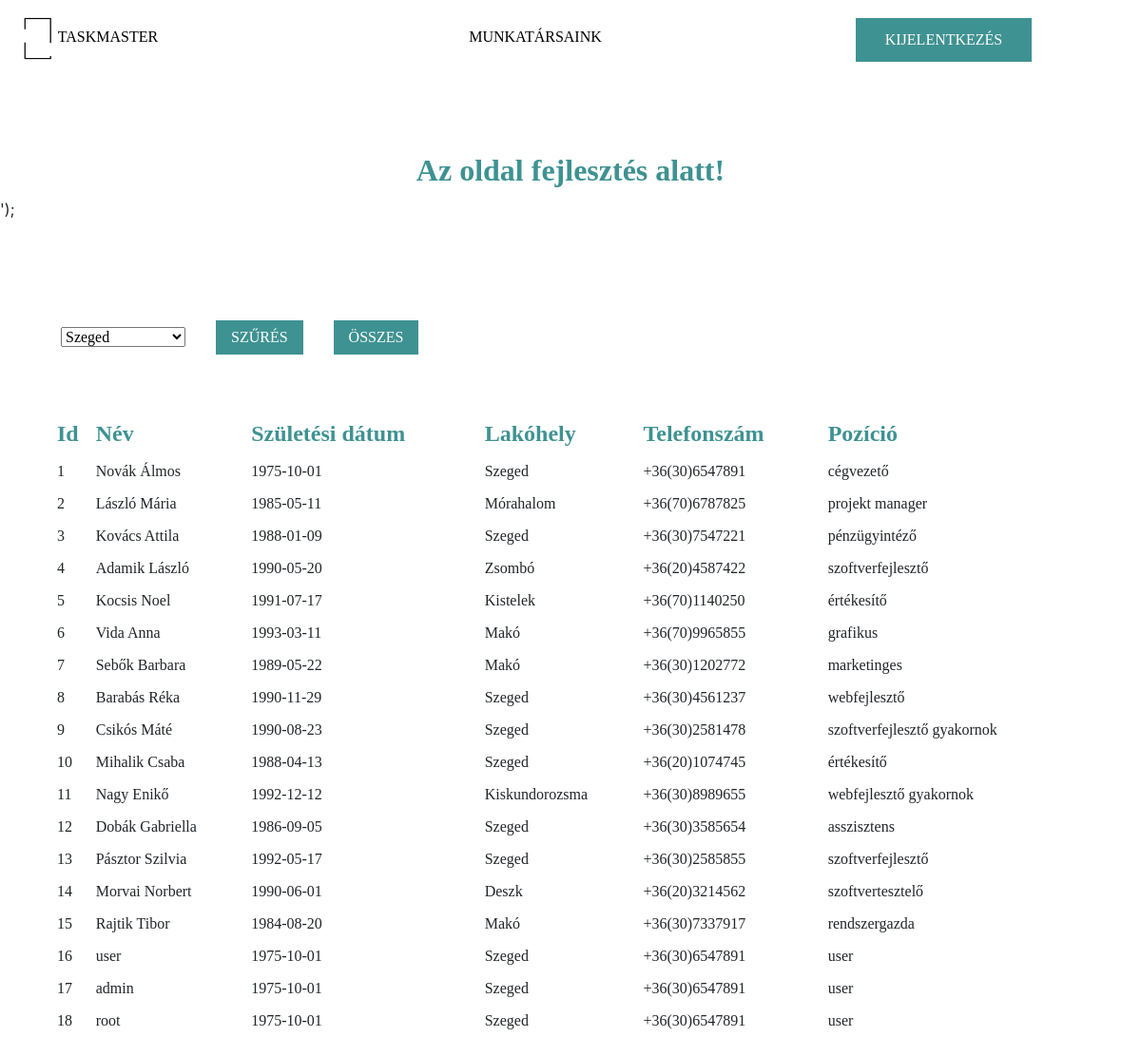
/dolgozok.php (signed in), run on the app's committed database.
### tables this page shows
CREATE TABLE `dolgozo` (
  `azonosito` int(11) NOT NULL,
  `nev` varchar(50) NOT NULL,
  `szul_datum` date NOT NULL,
  `lakohely` varchar(80) NOT NULL,
  `telefonszam` varchar(20) NOT NULL,
  `nem` tinyint(1) NOT NULL,
  `pozicio` varchar(50) NOT NULL,
  `pont` int(11) NOT NULL,
  `belepo_az` int(11) NOT NULL
);

### dolgozok.php (the view, shortened to what this page needs)
<?php
require_once('config/connect.php');
if (isset($_SESSION['uid'])) {
    $menu = file_get_contents("loggedin.php");
} else {
    header('Location: index.php');
    die();
}
if (isset($_GET['szures'])) {
    $lakohely = $_GET['lakohely'];
} else {
    $lakohely = "%";
}
$sql = "SELECT * FROM dolgozo WHERE lakohely LIKE '$lakohely'";
$result = $db->query($sql);
if ($result) {
    $tabla = "<table id='employee'>"
            . "<tr>"
            . "<td>Id</td>"
            . "<td>Név</td>"
            . "<td>Születési dátum</td>"
            . "<td>Lakóhely</td>"
            . "<td>Telefonszám</td>"
            . "<td>Pozíció</td>"
            . "</tr>";
    while ($row = $result->fetch_assoc()) {
        $tabla .= "<tr>"
                . "<td>{$row['azonosito']}</td>"
                . "<td>{$row['nev']}</td>"
                . "<td>{$row['szul_datum']}</td>"
                . "<td>{$row['lakohely']}</td>"
                . "<td>{$row['telefonszam']}</td>"
                . "<td>{$row['pozicio']}</td>"
                . "</tr>";
    }
    $tabla .= "</table>";
}
?>
<!DOCTYPE html>
<html>
    <head>
        <link rel="stylesheet" type="text/css" href="css/custom.css" media="all">
        <link rel="stylesheet" href="https://maxcdn.bootstrapcdn.com/bootstrap/4.1.3/css/bootstrap.min.css">
    </head>
    <body>
        <?php
        echo $menu;
        ?>
            <?php
            $urlap = "<form method='GET' action='dolgozok.php'>";
            $sql = "SELECT DISTINCT lakohely FROM dolgozo;";
            $result = $db->query($sql);
            if ($result) {
                $urlap .= "<select class='szures' name='lakohely'>";
                while ($row = $result->fetch_row()) {
                    $urlap .= "<option>{$row[0]}</option>";
                }
                $urlap .= "</select>";
                $urlap .= "<input class='szures_btn' type='submit' value='Szűrés' name='szures'>"
                        . "<input onClick='window.location.href='dolgozok.php'' class='szures_btn' type='submit' value='Összes' name='all'>"
                        . "</form>";
            }
            echo $urlap;
            echo $tabla;
            ?>
    </body>
</html>

### css/custom.css (style rules this page uses)
html { scroll-behavior: smooth; }
.menu { padding-top: 1.5em; text-align: center; display: flex; }
ul { list-style-type: none; }
li { width: 20em; }
.col-lg-4 { text-align: center !important; }
a { text-align: center !important; color: #000; font-size: 1em; }
a:link, a:visited, a:active { text-decoration: none !important; color: #000 !important; text-transform: uppercase; }
*, .row.col-lg-12 { box-sizing: border-box; margin: 0 !important; padding: 0; font-family: "Century Gothic"; padding-left: 0px !important; }
.button3 { background-color: #3F9292; color: #fff !important; text-transform: uppercase !important; padding: 10px 30px 10px 30px !important; border: 1px solid #3F9292; cursor: pointer; }
.container-fluid { position: relative; padding-right: 0px !important; padding-left: 0px !important; }
.mainmenu { background-color: #fff; border: 3px solid #fff; }
div.row.col-lg-12.first { height: 4.5em; position: fixed; z-index: 5; box-shadow: 1px 1px 2px #C0C0C0; }
.logo { position: relative; bottom: 0.7em; left: 1em; text-align: left; }
h3.who-are-we, h3 { color: #3F9292 !important; position: relative; font-weight: 700 !important; font-size: 2em !important; min-width: 100%; text-align: center; padding: 10px !important; }
input[type=submit] { margin-top: 1em !important; }
.szures { margin-left: 4em !important; margin-top: 7em !important; }
.szures_btn { background-color: #3F9292; color: #fff; text-transform: uppercase !important; padding: 5px 15px 5px 15px !important; border: 1px solid #3F9292; margin-left: 2em !important; }
#employee { min-width: 90%; margin-left: 5% !important; margin-top: 5% !important; }
td { padding: 5px; }
tr:first-child { color: #3F9292; font-weight: 600; font-size: 1.5em; }
.maintenance h3 { padding-top: 5em !important; min-width: 100%; text-align: center; }

### data on the page
dolgozo: azonosito "1", nev "Novák Álmos", szul_datum "1975-10-01", lakohely "Szeged", telefonszam "+36(30)6547891", pozicio "cégvezető"
dolgozo: azonosito "2", nev "László Mária", szul_datum "1985-05-11", lakohely "Mórahalom", telefonszam "+36(70)6787825", pozicio "projekt manager"
dolgozo: azonosito "3", nev "Kovács Attila", szul_datum "1988-01-09", lakohely "Szeged", telefonszam "+36(30)7547221", pozicio "pénzügyintéző"
dolgozo: azonosito "4", nev "Adamik László", szul_datum "1990-05-20", lakohely "Zsombó", telefonszam "+36(20)4587422", pozicio "szoftverfejlesztő"
dolgozo: azonosito "5", nev "Kocsis Noel", szul_datum "1991-07-17", lakohely "Kistelek", telefonszam "+36(70)1140250", pozicio "értékesítő"
dolgozo: azonosito "6", nev "Vida Anna", szul_datum "1993-03-11", lakohely "Makó", telefonszam "+36(70)9965855", pozicio "grafikus"
dolgozo: azonosito "7", nev "Sebők Barbara", szul_datum "1989-05-22", lakohely "Makó", telefonszam "+36(30)1202772", pozicio "marketinges"
dolgozo: azonosito "8", nev "Barabás Réka", szul_datum "1990-11-29", lakohely "Szeged", telefonszam "+36(30)4561237", pozicio "webfejlesztő"
dolgozo: azonosito "9", nev "Csikós Máté", szul_datum "1990-08-23", lakohely "Szeged", telefonszam "+36(30)2581478", pozicio "szoftverfejlesztő gyakornok"
dolgozo: azonosito "10", nev "Mihalik Csaba", szul_datum "1988-04-13", lakohely "Szeged", telefonszam "+36(20)1074745", pozicio "értékesítő"
dolgozo: azonosito "11", nev "Nagy Enikő", szul_datum "1992-12-12", lakohely "Kiskundorozsma", telefonszam "+36(30)8989655", pozicio "webfejlesztő gyakornok"
dolgozo: azonosito "12", nev "Dobák Gabriella", szul_datum "1986-09-05", lakohely "Szeged", telefonszam "+36(30)3585654", pozicio "asszisztens"
dolgozo: azonosito "13", nev "Pásztor Szilvia", szul_datum "1992-05-17", lakohely "Szeged", telefonszam "+36(30)2585855", pozicio "szoftverfejlesztő"
dolgozo: azonosito "14", nev "Morvai Norbert", szul_datum "1990-06-01", lakohely "Deszk", telefonszam "+36(20)3214562", pozicio "szoftvertesztelő"
dolgozo: azonosito "15", nev "Rajtik Tibor", szul_datum "1984-08-20", lakohely "Makó", telefonszam "+36(30)7337917", pozicio "rendszergazda"
dolgozo: azonosito "16", nev "user", szul_datum "1975-10-01", lakohely "Szeged", telefonszam "+36(30)6547891", pozicio "user"
dolgozo: azonosito "17", nev "admin", szul_datum "1975-10-01", lakohely "Szeged", telefonszam "+36(30)6547891", pozicio "user"
dolgozo: azonosito "18", nev "root", szul_datum "1975-10-01", lakohely "Szeged", telefonszam "+36(30)6547891", pozicio "user"

### other printed values
form field lakohely "Szeged"
